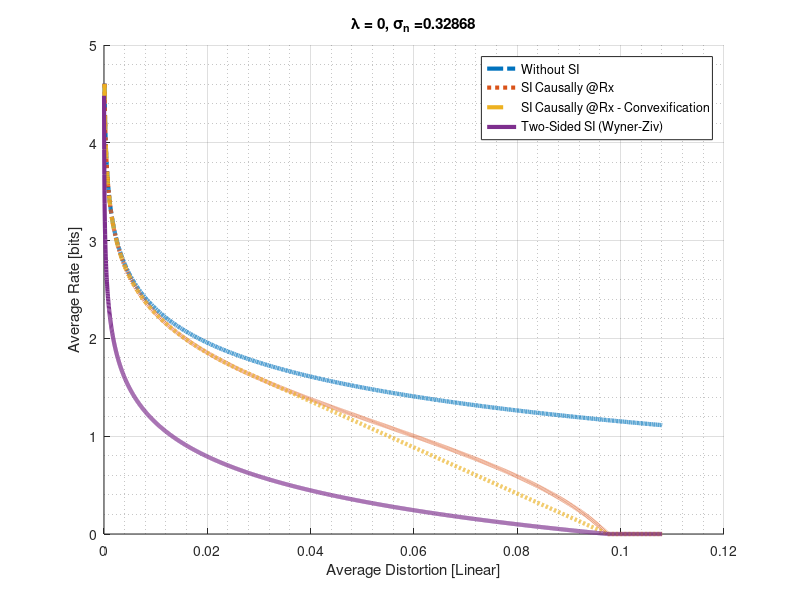
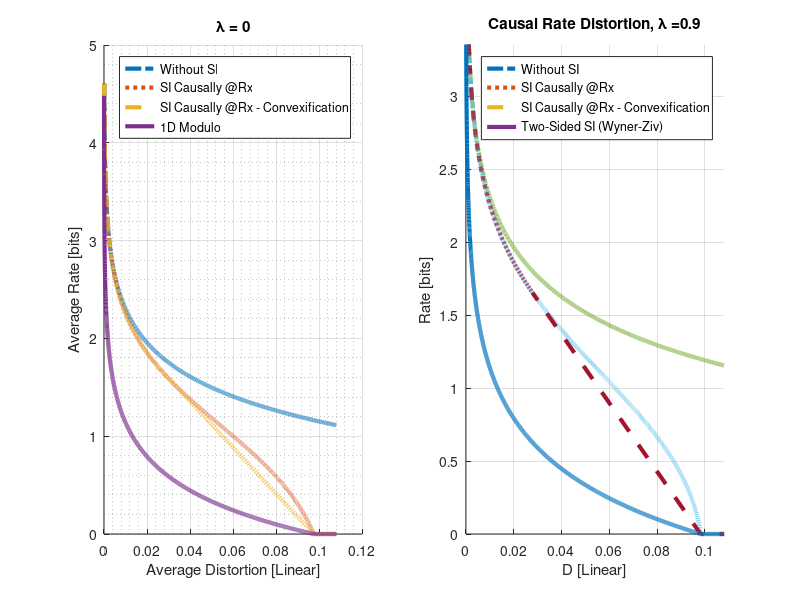
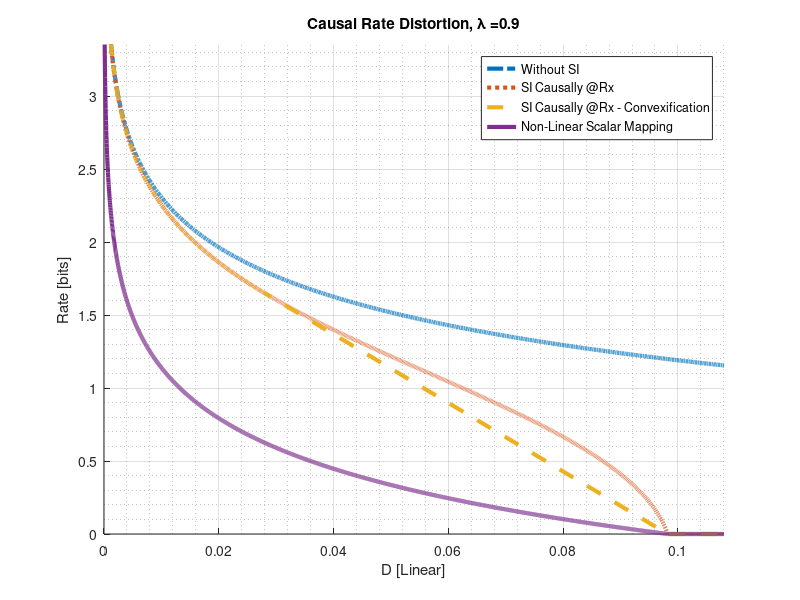
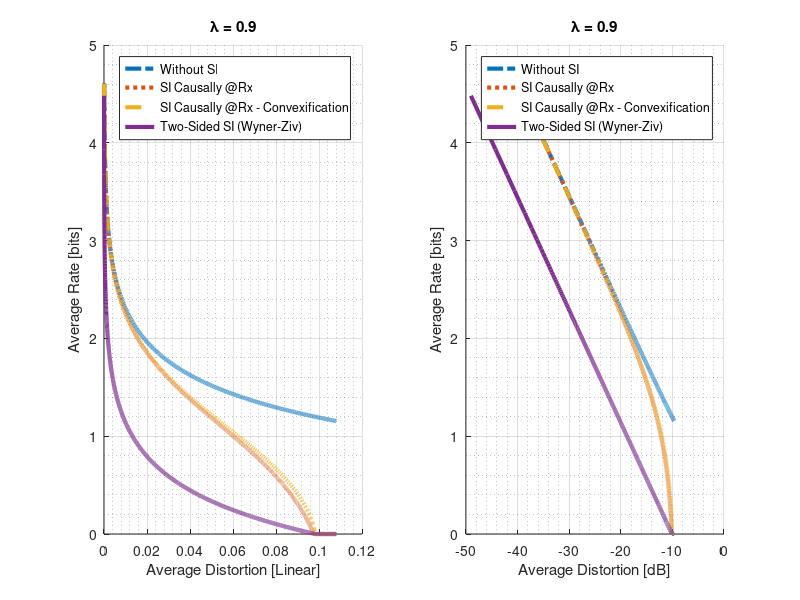

Recreate these plots in MATLAB, in order.
% close all;
clear all; clc;
t = 1000;

rho = 0.95; 
%% lambda = 0
sigma_v = 1;
sigma_w = sqrt(((1 - rho^2)/(rho^2))*1); % sqrt(((1 - rho^2)/(rho^2))*1)

d = 0.0001:0.000025:sigma_w^2;
d_vic = 0.0000125:0.000025:sigma_w^2;
% R Victoria
R_vic = 0.5 * log(1./(d_vic.*(1/sigma_w^2 + 1./sigma_v^2)));
R_vic(R_vic <= 0) = 0;

R_noSI = 0.5 * log(sigma_v^2./d);
R_noSI(R_noSI <= 0) = 0;

% Our R :
dVec = d;
tempR = zeros(length(d),t);
tempR1 = zeros(length(d),t);
tempR2 = zeros(length(d),t);

% Solve for D_c
[minVal,idx_Dc] = min(abs(-(1./(2*d.^2)).*(1./(1./d - log(2)/sigma_w^2)) - 0.5*log(sigma_v^2* (1./d - 1/sigma_w^2)) ./ (d - sigma_v^2*sigma_w^2/(sigma_v^2 + sigma_w^2))));
Dc = d(idx_Dc);

for i=1:(t-1)
    
    % Find D_c
    
    % Regime 1
    tempR(dVec > sigma_v^2 * sigma_w^2 / (sigma_v^2 + sigma_w^2),i) = 0;
    
    % Regime 2 :
    idx2 = find((dVec >=0) & (dVec < Dc));
    tempR(idx2,i) = 0.5*log(sigma_v^2* (1./dVec(idx2) - 1/sigma_w^2));
    
    % Regime 3 :
    idx3 = find((dVec >= Dc) & (dVec < sigma_v^2 * sigma_w^2 / (sigma_v^2 + sigma_w^2)));
    
    tempR(idx3,i) = (dVec(idx3) - sigma_v^2*sigma_w^2/(sigma_v^2 + sigma_w^2)).*(-(1./(2.* (Dc.^2))).*(1./(1./Dc - log(2)/sigma_w^2)));
    
    
end
R_elGamal = sum(tempR,2)/t;

% Simulate Tuncel scheme for some SNR points 


% R bound 
sigma_v_sigma_w = sigma_v^2 * sigma_w^2 / (sigma_v^2 + sigma_w^2);

figure;
hold all
plot(d,R_noSI,'-.','LineWidth',3)
plot(d,max(0.5*log(sigma_v^2* (1./d - 1/sigma_w^2)),0),':','LineWidth',3)
plot(d,R_elGamal,'--','LineWidth',3)
plot(d_vic,R_vic,'-','LineWidth',3)
grid on; grid minor;
xlabel('Average Distortion [Linear]'); ylabel('Average Rate [bits]');title(strcat('\lambda = 0, \sigma_n = ',num2str(sigma_w)));
legend('Without SI','SI Causally @Rx','SI Causally @Rx - Convexification','Two-Sided SI (Wyner-Ziv)');


figure;subplot(121);
hold all
plot(d,R_noSI,'-.','LineWidth',3)
plot(d,max(0.5*log(sigma_v^2* (1./d - 1/sigma_w^2)),0),':','LineWidth',3)
plot(d,R_elGamal,'--','LineWidth',3)
plot(d_vic,R_vic,'-','LineWidth',3)
grid on; grid minor;
xlabel('Average Distortion [Linear]'); ylabel('Average Rate [bits]');title('\lambda = 0');
legend('Without SI','SI Causally @Rx','SI Causally @Rx - Convexification','1D Modulo','Two-Sided SI (Wyner-Ziv)');

subplot(122);
hold all
plot(10*log10(d),R_noSI,'-.','LineWidth',3)
plot(10*log10(d),max(0.5*log(sigma_v^2* (1./d - 1/sigma_w^2)),0),':','LineWidth',3)
plot(10*log10(d),R_elGamal,'--','LineWidth',3)
plot(10*log10(d_vic),R_vic,'-','LineWidth',3)
grid on; grid minor;
xlabel('Average Distortion [Linear]'); ylabel('Average Rate [bits]');title('\lambda = 0');
legend('Without SI','SI Causally @Rx','SI Causally @Rx - Convexification','1D Modulo','Two-Sided SI (Wyner-Ziv)');

%% lambda = arbitrary < 1
sigma_v = 1;
lambda = 0.9;
sigma_w = sqrt(((1 - rho^2)/(rho^2)));% 1/4;

d = 0.0001:0.000025:sigma_w^2;
d_vic = 0.0000125:0.000025:sigma_w^2;
% R Victoria
R_vic = 0.5 * log(1./(d_vic.*(1/sigma_w^2 + 1./(lambda^2*d_vic + sigma_v^2))));
R_vic(R_vic <= 0) = 0;

R_noSI = 0.5 * log(lambda^2 + sigma_v^2./d);
R_noSI(R_noSI <= 0) = 0;

tempR = zeros(length(d),t);
for i=1:(t-1)
    if i==1
        tempR(:,1) = R_elGamal;
    else
        tempR(:,i) = 0.5*log(sigma_v^2 * (1./d - sigma_v^2./(lambda^2 * d + sigma_v^2) - sigma_v^2/sigma_w^2) + lambda^2*(1 - 2.^(-2*reshape(tempR(:,i-1),1,[]))) + 1);
    end
    tempR(tempR(:,i) <= 0,i) = 0;
end
R_elGamal = sum(tempR,2)/t;

% convex hull of R(D|U)
currR = [50 reshape(R_elGamal,1,[])];
currD = [50 reshape(d,1,[])];
convHull_Idx = convhull(currD,currR);

subplot(122); hold all;
plot(d,R_noSI,'-.','LineWidth',3)
plot(d,R_elGamal,':','LineWidth',3)
plot(currD(convHull_Idx(:).'),currR(convHull_Idx(:).'),'--','LineWidth',3)
plot(d_vic,R_vic,'-','LineWidth',3)
grid on; grid minor;
xlabel('D [Linear]'); ylabel('Rate [bits]');
title(strcat('Causal Rate Distortion, \lambda = ',num2str(lambda)));
legend('Without SI','SI Causally @Rx','SI Causally @Rx - Convexification','Two-Sided SI (Wyner-Ziv)');
ylim([0 3.35]); xlim([0 max(d)])


figure; hold all; 
plot(d,R_noSI,'-.','LineWidth',3)
plot(d,R_elGamal,':','LineWidth',3)
plot(currD(convHull_Idx(:).'),currR(convHull_Idx(:).'),'--','LineWidth',3)
plot(d_vic,R_vic,'-','LineWidth',3)
grid on; grid minor;
xlabel('D [Linear]'); ylabel('Rate [bits]');
title(strcat('Causal Rate Distortion, \lambda = ',num2str(lambda)));
legend('Without SI','SI Causally @Rx','SI Causally @Rx - Convexification','Non-Linear Scalar Mapping','Two-Sided SI (Wyner-Ziv)');
ylim([0 3.35]); xlim([0 max(d)])


figure;subplot(121);
hold all
plot(d,R_noSI,'-.','LineWidth',3)
plot(d,max(0.5*log(sigma_v^2* (1./d - 1/sigma_w^2)),0),':','LineWidth',3)
plot(d,R_elGamal,'--','LineWidth',3)
plot(d_vic,R_vic,'-','LineWidth',3)
grid on; grid minor;
xlabel('Average Distortion [Linear]'); ylabel('Average Rate [bits]');title('\lambda = 0.9');
legend('Without SI','SI Causally @Rx','SI Causally @Rx - Convexification','Two-Sided SI (Wyner-Ziv)');

subplot(122);
hold all
plot(10*log10(d),R_noSI,'-.','LineWidth',3)
plot(10*log10(d),max(0.5*log(sigma_v^2* (1./d - 1/sigma_w^2)),0),':','LineWidth',3)
plot(10*log10(d),R_elGamal,'--','LineWidth',3)
plot(10*log10(d_vic),R_vic,'-','LineWidth',3)
grid on; grid minor;
xlabel('Average Distortion [dB]'); ylabel('Average Rate [bits]');title('\lambda = 0.9');
legend('Without SI','SI Causally @Rx','SI Causally @Rx - Convexification','Two-Sided SI (Wyner-Ziv)');
